Frame 1 (no input): blank canvas, image omitted
Frame 60 (no input): blank canvas, image omitted
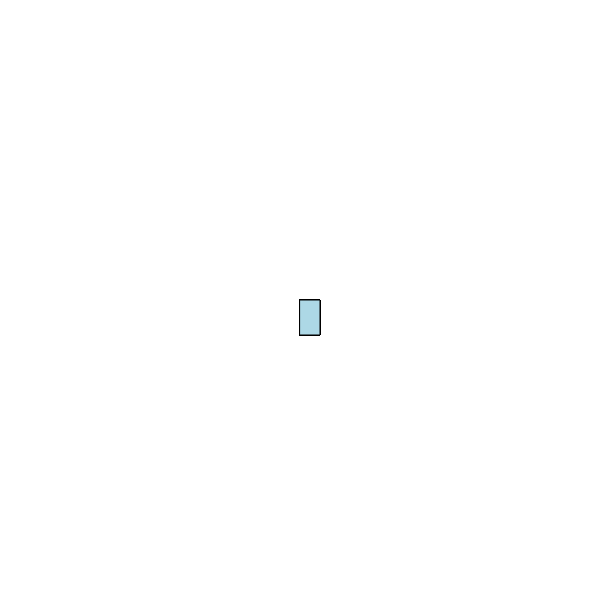
Frame 120 (the mouse pressed at the canvas centre since frame 60)

The p5.js sketch whose frames 1 and 60 were blank and that drew this single picture after the mouse press (run headless with seeded random() and noise() and a simulated clock; from frame 60 on, the mouse is pressed at the canvas centre):

// p5.js sketch
// ── sketch.js
function setup() {
    createCanvas(600,600);
     background("white")
   }
   
   function draw () {
     stroke("black");
     fill("lightblue");
   
     // console.log(mouseIsPressed)
   
     if (mouseIsPressed) {
       rect(mouseX, mouseY, 20, 35);
     }
   }
   
  
